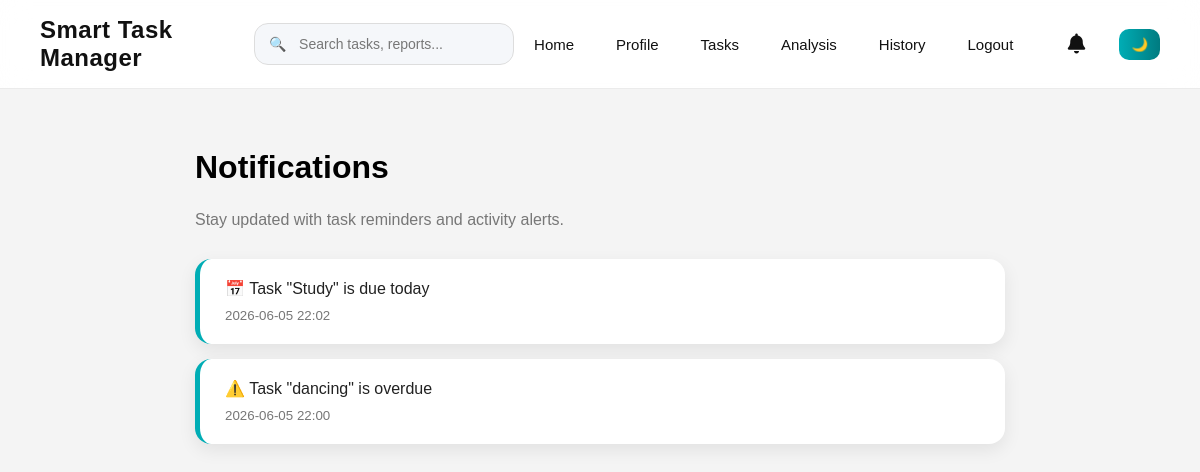
The app's page /notifications (signed in) with its own data.
### tables this page shows
CREATE TABLE notifications (
    id INTEGER PRIMARY KEY AUTOINCREMENT,
    username TEXT,
    task_id INTEGER,
    message TEXT,
    is_read INTEGER DEFAULT 0,
    created_at TEXT,
    type TEXT
);

### app.py (the view)
@app.route('/notifications')
def notifications():
    if 'user' not in session:
        return redirect('/login')
    conn = sqlite3.connect("data.db")
    c = conn.cursor()
    c.execute("""
        SELECT *
        FROM notifications
        WHERE username=?
        ORDER BY id DESC
    """, (session['user'],))
    notifications = c.fetchall()
    c.execute("""
        UPDATE notifications
        SET is_read=1
        WHERE username=?
    """, (session['user'],))
    conn.commit()
    conn.close()
    return render_template(
        "notifications.html",
        notifications=notifications
    )

### app.py (called while the page is built)
@app.context_processor
def notification_count():
    if 'user' not in session:
        return dict(unread_count=0)
    conn = sqlite3.connect("data.db")
    c = conn.cursor()
    c.execute("""
        SELECT COUNT(*)
        FROM notifications
        WHERE username=?
        AND is_read=0
    """, (session['user'],))
    count = c.fetchone()[0]
    conn.close()
    return dict(unread_count=count)

### templates/notifications.html (shortened to what this page needs)
{% extends "base.html" %}
{% block content %}
<div class="notification-page">
    <div class="notification-header">
        <h1>Notifications</h1>
        <p>Stay updated with task reminders and activity alerts.</p>
    </div>
    {% if notifications %}
    {% for n in notifications %}
    <div class="notification-card">
        <p>{{ n[3] }}</p>
        <small>{{ n[5] }}</small>
    </div>
    {% endfor %}
    {% else %}
    <p>No Notifications Yet</p>
    {% endif %}
</div>
{% endblock %}

### static/style.css (style rules this page uses)
body, nav, .login-box, .task-item, .card, .stat-card, .extra-card, table, input, button { transition: background-color 0.3s ease, color 0.3s ease, border-color 0.3s ease; }
* { margin: 0; padding: 0; box-sizing: border-box; }
body { font-family: Arial, sans-serif; background-color: #f4f4f4; }
html { scroll-behavior: smooth; }
.notification-page { max-width: 850px; margin: 40px auto; padding: 20px; }
.notification-page h1 { margin-bottom: 25px; font-size: 32px; }
.notification-card { background: white; padding: 20px 25px; border-radius: 16px; margin-bottom: 15px; box-shadow: 0 6px 18px rgba(0,0,0,0.08); border-left: 5px solid #00adb5; transition: all 0.3s ease; }
.notification-card p { font-size: 16px; color: #222; margin-bottom: 8px; }
.notification-card small { color: #777; }
.notification-header { margin-bottom: 30px; }
.notification-header p { color: #777; margin-top: 5px; }

### records on screen
notifications: message "📅 Task \"Study\" is due today", created_at "2026-06-05 22:02"
notifications: message "⚠️ Task \"dancing\" is overdue", created_at "2026-06-05 22:00"
